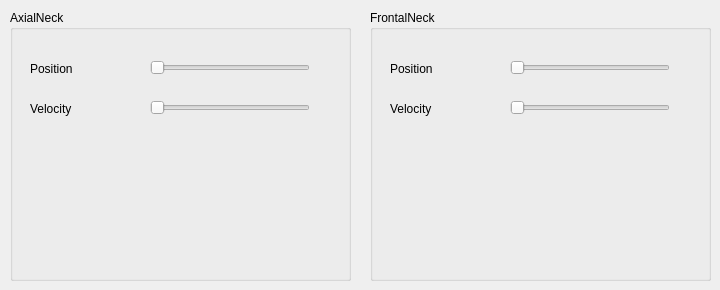
    <widget class="QWidget" name="head_tab">
     <attribute name="title">
      <string>/head</string>
     </attribute>
     <widget class="QGroupBox" name="headAxialNeck_groupBox">
      <property name="geometry">
       <rect>
        <x>10</x>
        <y>10</y>
        <width>341</width>
        <height>271</height>
       </rect>
      </property>
      <property name="title">
       <string>AxialNeck</string>
      </property>
      <widget class="QSlider" name="positionAxialNeck_slider">
       <property name="geometry">
        <rect>
         <x>140</x>
         <y>50</y>
         <width>160</width>
         <height>16</height>
        </rect>
       </property>
       <property name="orientation">
        <enum>Qt::Horizontal</enum>
       </property>
      </widget>
      <widget class="QLabel" name="velocityAxialNeck_label">
       <property name="geometry">
        <rect>
         <x>20</x>
         <y>90</y>
         <width>67</width>
         <height>17</height>
        </rect>
       </property>
       <property name="text">
        <string>Velocity</string>
       </property>
      </widget>
      <widget class="QSlider" name="velocityAxialNeck_slider">
       <property name="geometry">
        <rect>
         <x>140</x>
         <y>90</y>
         <width>160</width>
         <height>16</height>
        </rect>
       </property>
       <property name="orientation">
        <enum>Qt::Horizontal</enum>
       </property>
      </widget>
      <widget class="QLabel" name="positionAxialNeck_label">
       <property name="geometry">
        <rect>
         <x>20</x>
         <y>50</y>
         <width>67</width>
         <height>17</height>
        </rect>
       </property>
       <property name="text">
        <string>Position</string>
       </property>
      </widget>
     </widget>
     <widget class="QGroupBox" name="headFrontalNeck_groupBox">
      <property name="geometry">
       <rect>
        <x>370</x>
        <y>10</y>
        <width>341</width>
        <height>271</height>
       </rect>
      </property>
      <property name="title">
       <string>FrontalNeck</string>
      </property>
      <widget class="QLabel" name="positionFrontalNeck_label">
       <property name="geometry">
        <rect>
         <x>20</x>
         <y>50</y>
         <width>67</width>
         <height>17</height>
        </rect>
       </property>
       <property name="text">
        <string>Position</string>
       </property>
      </widget>
      <widget class="QSlider" name="positionFrontalNeck_slider">
       <property name="geometry">
        <rect>
         <x>140</x>
         <y>50</y>
         <width>160</width>
         <height>16</height>
        </rect>
       </property>
       <property name="orientation">
        <enum>Qt::Horizontal</enum>
       </property>
      </widget>
      <widget class="QLabel" name="velocityFrontalNeck_label">
       <property name="geometry">
        <rect>
         <x>20</x>
         <y>90</y>
         <width>67</width>
         <height>17</height>
        </rect>
       </property>
       <property name="text">
        <string>Velocity</string>
       </property>
      </widget>
      <widget class="QSlider" name="velocityFrontalNeck_slider">
       <property name="geometry">
        <rect>
         <x>140</x>
         <y>90</y>
         <width>160</width>
         <height>16</height>
        </rect>
       </property>
       <property name="orientation">
        <enum>Qt::Horizontal</enum>
       </property>
      </widget>
     </widget>
    </widget>
